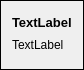
<?xml version="1.0" encoding="UTF-8"?>
<ui version="4.0">
 <class>PostPoll</class>
 <widget class="QFrame" name="PostPoll">
  <property name="geometry">
   <rect>
    <x>0</x>
    <y>0</y>
    <width>400</width>
    <height>400</height>
   </rect>
  </property>
  <property name="sizePolicy">
   <sizepolicy hsizetype="Minimum" vsizetype="Fixed">
    <horstretch>0</horstretch>
    <verstretch>0</verstretch>
   </sizepolicy>
  </property>
  <property name="windowTitle">
   <string>Form</string>
  </property>
  <property name="frameShape">
   <enum>QFrame::Box</enum>
  </property>
  <property name="lineWidth">
   <number>1</number>
  </property>
  <layout class="QVBoxLayout" name="verticalLayout">
   <property name="sizeConstraint">
    <enum>QLayout::SetFixedSize</enum>
   </property>
   <item alignment="Qt::AlignLeft|Qt::AlignTop">
    <widget class="QLabel" name="titleLabel">
     <property name="minimumSize">
      <size>
       <width>0</width>
       <height>20</height>
      </size>
     </property>
     <property name="maximumSize">
      <size>
       <width>400</width>
       <height>20</height>
      </size>
     </property>
     <property name="font">
      <font>
       <pointsize>10</pointsize>
       <weight>75</weight>
       <bold>true</bold>
      </font>
     </property>
     <property name="text">
      <string>TextLabel</string>
     </property>
    </widget>
   </item>
   <item alignment="Qt::AlignLeft|Qt::AlignTop">
    <widget class="QLabel" name="textLabel">
     <property name="minimumSize">
      <size>
       <width>0</width>
       <height>20</height>
      </size>
     </property>
     <property name="maximumSize">
      <size>
       <width>400</width>
       <height>500</height>
      </size>
     </property>
     <property name="text">
      <string>TextLabel</string>
     </property>
     <property name="textFormat">
      <enum>Qt::RichText</enum>
     </property>
     <property name="alignment">
      <set>Qt::AlignLeading|Qt::AlignLeft|Qt::AlignTop</set>
     </property>
    </widget>
   </item>
  </layout>
 </widget>
 <resources/>
 <connections/>
</ui>
